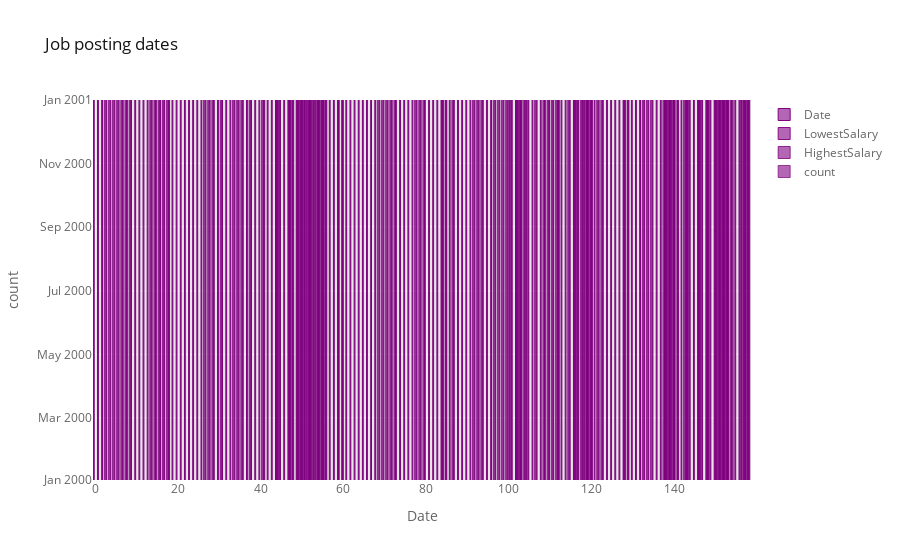

Source (notebook cell):
### Code cell
import pandas as pd
import cufflinks as cf
from IPython.display import display,HTML
cf.set_config_file(sharing='public',theme='ggplot',offline=True) 

date_max.iplot(kind='bar', color='purple',
                         xTitle='Date', yTitle='count',
                         title='Job posting dates')

### Figure 1 — Plotly figure (JSON) as saved in the notebook; plotly's stock layout.template omitted (floating-point values rounded to 4 significant figures; data arrays with more than 128 entries replaced by an {"elided": "..."} marker saying what was removed)
{"data": [{"marker": {"color": "rgba(128, 0, 128, 0.6)", "line": {"color": "rgba(128, 0, 128, 1.0)", "width": 1}}, "name": "Date", "orientation": "v", "text": "", "type": "bar", "x": {"elided": "159 int values"}, "y": {"elided": "159 str values"}}, {"marker": {"color": "rgba(128, 0, 128, 0.6)", "line": {"color": "rgba(128, 0, 128, 0.8999999999999999)", "width": 1}}, "name": "LowestSalary", "orientation": "v", "text": "", "type": "bar", "x": {"elided": "159 int values"}, "y": {"elided": "159 int values"}}, {"marker": {"color": "rgba(128, 0, 128, 0.6)", "line": {"color": "rgba(128, 0, 128, 0.7999999999999998)", "width": 1}}, "name": "HighestSalary", "orientation": "v", "text": "", "type": "bar", "x": {"elided": "159 int values"}, "y": {"elided": "159 int values"}}, {"marker": {"color": "rgba(128, 0, 128, 0.6)", "line": {"color": "rgba(128, 0, 128, 0.7)", "width": 1}}, "name": "count", "orientation": "v", "text": "", "type": "bar", "x": {"elided": "159 int values"}, "y": {"elided": "159 int values"}}], "layout": {"legend": {"bgcolor": "#FFFFFF", "font": {"color": "#666666"}}, "paper_bgcolor": "#FFFFFF", "plot_bgcolor": "#E5E5E5", "title": {"font": {"color": "#151516"}, "text": "Job posting dates"}, "xaxis": {"gridcolor": "#F6F6F6", "showgrid": true, "tickfont": {"color": "#666666"}, "title": {"font": {"color": "#666666"}, "text": "Date"}, "zerolinecolor": "#F6F6F6"}, "yaxis": {"gridcolor": "#F6F6F6", "showgrid": true, "tickfont": {"color": "#666666"}, "title": {"font": {"color": "#666666"}, "text": "count"}, "zerolinecolor": "#F6F6F6"}}}
